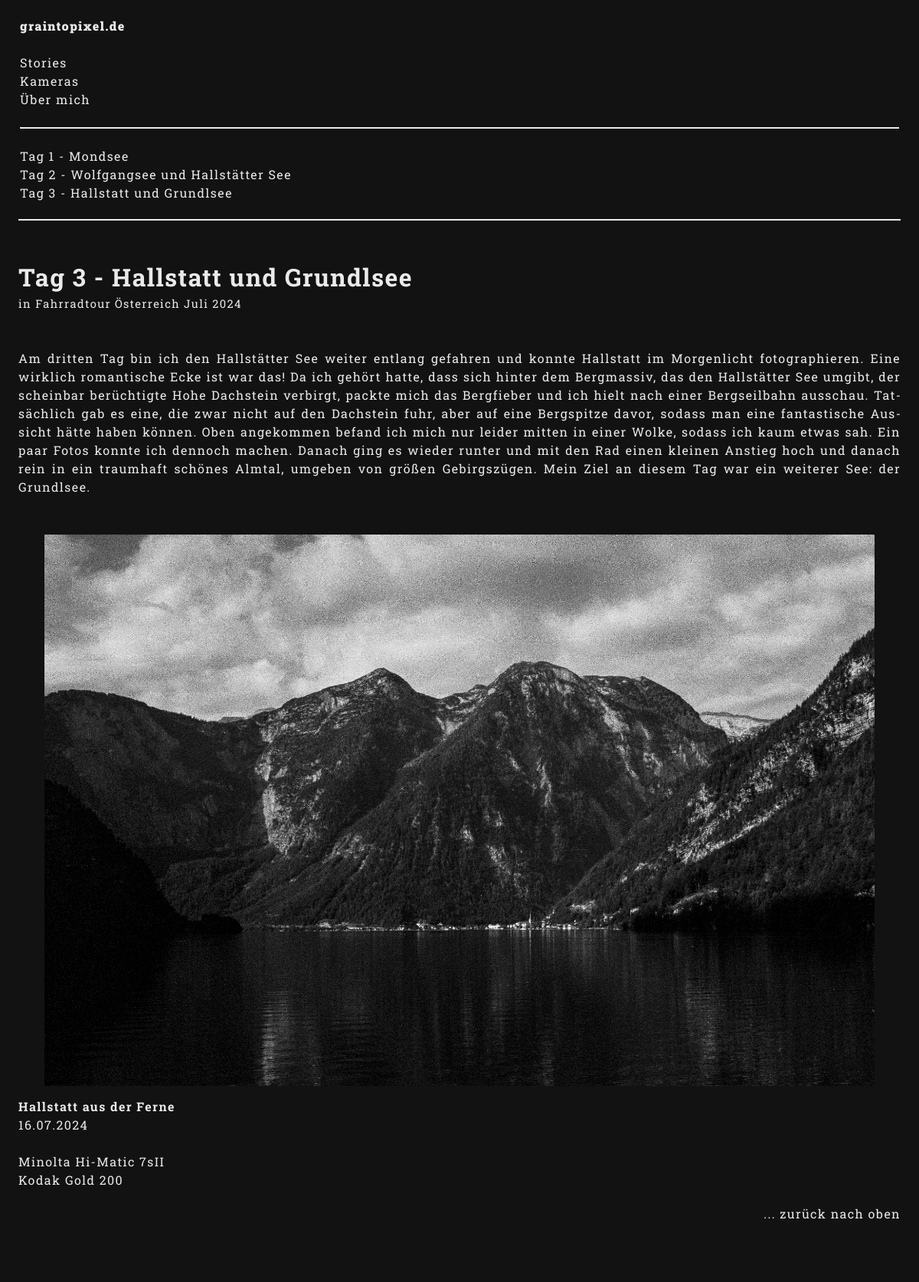
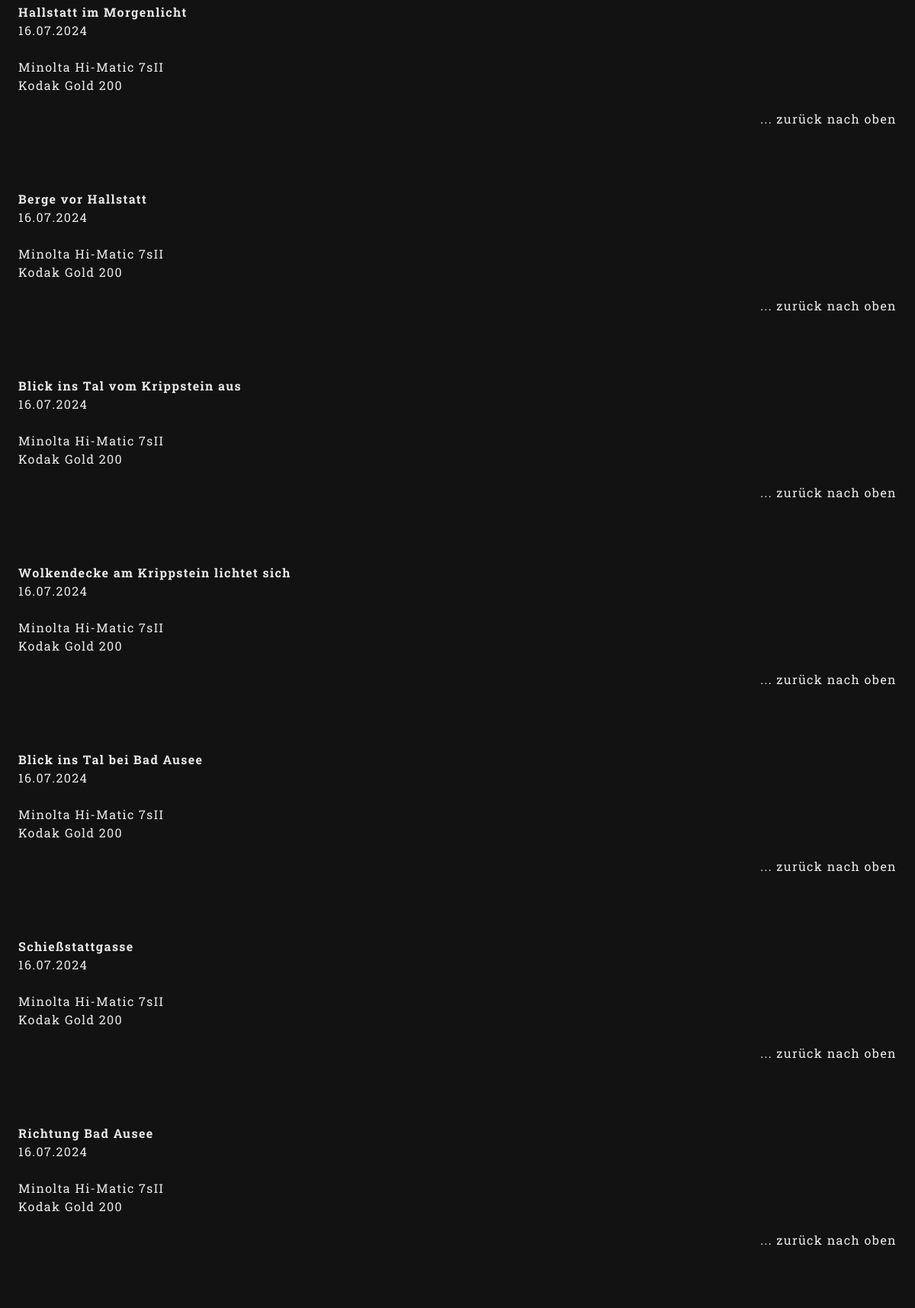
Screenshot of /story/1/article/15 (upper part) with the database file from the repository (2 pictures, top to bottom).
### posts/models.py (models this page shows, shortened)
class Category(models.Model):
    title = models.CharField(max_length=5000)

class Article(models.Model):
    html_template = models.CharField(max_length=5000,  blank=True, choices=[
        ('article_template01.html', 'Story, links Text, rechts Bilder'),
        ('article_template02.html', 'Artikel, links Text, rechts Bilder'),
        ('article_template03.html', 'Artikel, Text, Bild, Tabelle'),
    ])
    category = models.ForeignKey(Category, on_delete=models.CASCADE, null=True, blank=True)
    title = models.CharField(max_length=5000)
    intro_text = RichTextField(null=True, blank=True)
    seperated_texts = models.TextField(max_length=1000000, null=True, blank=True)
    images = models.ManyToManyField(Image, through='ArticleImage', related_name='articles')
    author = models.CharField(max_length=5000, default='Oskar Antretter', null=True)
    created_at = models.DateTimeField(default=datetime.now, blank=True)
    updated_at = models.DateTimeField(default=datetime.now, blank=True)

class Story(models.Model):
    title = models.CharField(max_length=5000, null=True, blank=True)
    first_chapter = models.ForeignKey(Article, on_delete=models.CASCADE, null=True, blank=True)
    chapters = models.ManyToManyField(Article, related_name='articles', null=True, blank=True)

class ArticleImage(models.Model):
    article = models.ForeignKey(Article, on_delete=models.CASCADE)
    image = models.ForeignKey(Image, on_delete=models.CASCADE)
    order = models.PositiveIntegerField(default=0)
    class Meta:
        ordering = ['order']

class Image(models.Model):
    image_file = models.ImageField(upload_to='media/', null=True)
    title = models.CharField(max_length=5000)
    author = models.CharField(max_length=5000, default='Oskar Antretter', null=True)
    date_shot = models.DateTimeField(default=datetime.now, blank=True)
    place = models.CharField(max_length=5000, null=True, blank=True)
    film = models.ForeignKey(Film, on_delete=models.CASCADE, null=True, blank=True)
    camera = models.ForeignKey(Camera, on_delete=models.CASCADE, null=True, blank=True)
    lens = models.ForeignKey(Lens, on_delete=models.CASCADE, null=True, blank=True)
    scanner = models.ForeignKey(Scanner, on_delete=models.CASCADE, null=True, blank=True)
    notes = models.TextField(max_length=1000000, null=True, blank=True)

class Camera(models.Model):
    title = models.CharField(max_length=100, null=True, blank=True)
    manufacturer = models.CharField(max_length=100, null=True, blank=True)
    series = models.CharField(max_length=100, null=True, blank=True)
    variant = models.CharField(max_length=100, null=True, blank=True)
    first_production = models.CharField(max_length=4, null=True, blank=True)
    last_production = models.CharField(max_length=4, null=True, blank=True)
    view_finder_type = models.CharField(max_length=100, null=True, blank=True, choices=[
        ('SLR', 'SLR'),
        ('Messsucher', 'Messsucher'),
        ('elektrisch','elektrisch')
    ])
    lens_type = models.CharField(max_length=100, null=True, blank=True, choices=[
        ('festverbaut', 'festverbaut'),
        ('austauschbar', 'austauschbar')
    ])
    lens = models.ForeignKey(Lens, on_delete=models.CASCADE, null=True, blank=True)
    lens_socket = models.CharField(max_length=100, null=True, blank=True)
    modes = models.CharField(max_length=100, null=True, blank=True, choices=[
        ('Vollautomatisch', 'Vollautomatisch'),
        ('Programm','Programm'),
        ('Blendenautomatik', 'Blendenautomatik'),
        ('Belichtungsautomatik', 'Belichtungsautomatik'),
        ('Manuell', 'Manuell'),
        ('Belichtungsautomatik und vollautomatisch', 'Belichtungsautomatik und vollautomatisch'),
        ('Blendenautomatik und Vollautomatisch', 'Blendenautomatik und vollautomatisch'),
    ])
    lightmeter_type = models.CharField(max_length=50, null=True, blank=True)
    min_shutter_speed = models.CharField(max_length=50, null=True, blank=True)
    max_shutter_speed = models.CharField(max_length=50, null=True, blank=True)
    bulb = models.BooleanField(default=True)
    film_size = models.CharField(max_length=100, null=True, blank=True, choices=[
        ('Kleinbild', 'Kleinbild'),
        ('Mittelbild', 'Mittelbild'),
        ('Großbild', 'Großbild'),
    ])
    iso_setting = models.CharField(max_length=100, null=True, blank=True, choices=[
        ('manuell', 'manuell'),
        ('automatisch', 'automatisch'),
        ('manuellundautomatisch', 'manuell und automatisch'),
    ])
    film_transport = models.CharField(max_length=100, null=True, blank=True, choices=[
        ('manuell', 'manuell'),
        ('elektrisch', 'elektrisch')
    ])
    min_iso = models.IntegerField( null=True, blank=True)
    max_iso = models.IntegerField( null=True, blank=True)
    accessories = models.CharField(max_length=5000, null=True, blank=True)
    height = models.IntegerField( null=True, blank=True)
    width = models.IntegerField( null=True, blank=True)
    depth = models.IntegerField( null=True, blank=True)
    weight = models.IntegerField( null=True, blank=True)
    build_material = models.CharField(max_length=5000, null=True, blank=True)
    color_variants = models.CharField(max_length=5000, null=True, blank=True)
    battery = models.CharField(max_length=5000, null=True, blank=True)
    successor = models.ForeignKey('self', related_name='successors', null=True, blank=True, on_delete=models.CASCADE)
    predecessor = models.ForeignKey('self', related_name='predecessors', null=True, blank=True, on_delete=models.CASCADE)
    similar_cameras = models.ManyToManyField('self', null=True, blank=True, related_name='similar_cameras')
    related_cameras = models.ManyToManyField('self', null=True, blank=True, related_name='related_cameras')

class Film(models.Model):
    title = models.CharField(max_length=5000, null=True, blank=True)
    iso = models.IntegerField(null=True, blank=True)
    manufacturer = models.CharField(max_length=5000, null=True, blank=True)
    first_production = models.DateTimeField(default=datetime.now, blank=True)

### posts/views.py (the view)
# urls.py: path('story/<str:spk>/article/<str:pk>', views.story_article, name='story_article'),
def story_article(request, pk, spk):
    story = Story.objects.get(id=spk)
    categories = Category.objects.all()
    article = Article.objects.get(id=pk) # holt den Artikel mit der entsprechenden ID die im Link stand
    articleLinkers = ArticleLinker.objects.all()
    return render(request, article.html_template, {
        'article': article,
        'story': story,
        'linkers': articleLinkers,
        'categories': categories,
    })

### templates/article_template01.html (shortened to what this page needs)
{%load static%}
<!DOCTYPE html>
<html lang="de">
<head>
    <link rel="stylesheet" href="{% static 'css/style.css' %}">
</head>
<body>
    <div class="wrapper">
        <div class="menu-section">
            <table>
                <tr>
                    <td class="main-nav">
                        <div>
                            <nav>
                                <a class="bold-text" href="/">graintopixel.de</a><br>
                                <br>
                                <a href="/category/stories">Stories</a><br>
                                {% for category in categories %}
                                <a href="/category/{{category.title}}">{{category.title}}</a><br>
                                {% endfor %}
                                <br>
                                <div class="sub-nav-div">
                                    <br>
                                    {% for chapter in story.chapters.all %}
                                    <a href="/story/{{story.id}}/article/{{chapter.id}}">{{chapter.title}}</a><br>
                                    {% endfor %}
                                </div>
                            </nav>
                        </div>
                    </td>
                </tr>
            </table>
        </div>
        <div class="content-section">
            <div class="content-intro">
                <h1>{{article.title}}</h1>
                <h1 class="story-title">in {{story.title}}</h1><br>
                <br>
                <p>
                    {{article.intro_text|safe}}
                </p>
            </div>
            {% for image in article.articleimage_set.all %}
            <div class ="image-text-bundle">
                <div class="image-section">
                    <img onclick="toggleOverlay(event)" loading="lazy" class="image" src="{{image.image.image_file.url}}" alt="">
                </div>
                <div class ="text-section">
                    <article>
                        <p>
                            <h4>{{image.image.title}}</h4>
                            {{image.image.date_shot|date:"d.m.Y"}}<br>
                            <br>
                            {% for link in linkers %}
                                {% if link.camera.id == image.image.camera.id %}
                                    <a href="/category/Kameras/article/{{link.article.id}}">{{image.image.camera.title}}</a>
                                {% elif forloop.counter == linkers.count %}
                                    {{image.image.camera.title}}
                                {% endif %}
                            {% endfor %}
                            <br>
                            {% for link in linkers %}
                                {% if linker.film.id == image.image.film.id %}
                                    <a href="/category/Filme/article/{{link.article.id}}">{{image.image.film.title}}</a>
                                {% elif forloop.counter == linkers.count %}
                                    {{image.image.film.title}}
                                {% endif %}
                            {% endfor %}
                        </p>
                    </article>
                    <a href="#" class="return-link">... zurück nach oben</a>
                </div>
            </div>
            {% endfor %}
        </div>
    </div>
</body>
</html>

### static/css/style.css (style rules this page uses)
:root { --c-background: #121212; --c-font: #eaeaea; --c-linksHover: #ffa42e; --c-decoration: #eaeaea; --font: "Roboto Slab"; --font-wheight: 400; --line-height: 1.5; --letter-spacing: 1.4px; --word-spacing: normal; }
* { margin: 0; padding: 0; scrollbar-color: var(--c-font) #eaeaea00; scrollbar-width: thin; }
body { background-color: var(--c-background); color: var(--c-font); font-size: 12pt; line-height: var(--line-height); font-family: var(--font); font-weight: var(--font-wheight); letter-spacing: var(--letter-spacing); word-spacing: var(--word-spacing); }
.wrapper { width: 96vw; display: flex; flex-wrap: wrap; margin-left: 15px; margin-right: 15px; height: 95vh; margin: 0 auto; margin-top: 20px; align-content: start; }
.content-section { width: 100%; height: auto; }
.menu-section { width: 100%; border-bottom: 2px solid var(--c-decoration); margin-bottom: 50px; height: fit-content; box-sizing: border-box; }
.sub-nav-div { border-top: 2px solid var(--c-decoration); padding-bottom: 20px; }
.image-text-bundle { width: 100%; padding-bottom: 50px; }
.text-section { width: 100%; margin: 0 auto; padding-bottom: 40px; hyphens: auto; }
article { padding-bottom: 20px; }
article p { text-align: justify; line-height: 1.2; }
.return-link { text-decoration: none; float: right; }
.story-title { font-size: 11pt; font-weight: 400; }
.image-section { width: 96vw; padding-bottom: 15px; }
.image { max-height: 90vh; max-width: 100%; display: flex; margin: 0 auto; pointer-events: none; }
a { color: var(--c-font); text-decoration: none; }
.bold-text { font-weight: 1000; }
.content-intro { text-align: justify; height: fit-content; padding-bottom: 50px; hyphens: auto; }
table { width: 100%; }

### rows the page displays
Category: title "Kameras"
Category: title "Über mich"
Article: title "Tag 1 - Mondsee"
Article: title "Tag 2 - Wolfgangsee und Hallstätter See"
Article: title "Tag 3 - Hallstatt und Grundlsee", intro_text "Am dritten Tag bin ich den Hallstätter See weiter entlang gefahren und konnte Hallstatt im Morgenlicht fotographieren. Eine wirklich romantische Ecke ist war das! Da ich gehört hatte, dass sich hinter dem Bergmassiv, das den Hallstätter See umgibt, der scheinbar berüchtigte Hohe Dachstein verbirgt, packte mich das Bergfieber und ich hielt nach einer Bergseilbahn ausschau. Tatsächlich gab es eine, die zwar nicht auf den Dachstein fuhr, aber auf eine Bergspitze davor, sodass man eine fantastische Aussicht hätte haben können. Oben angekommen befand ich mich nur leider mitten in einer Wolke, sodass ich kaum etwas sah. Ein paar Fotos konnte ich dennoch machen. Danach ging es wieder runter und…"
Story: title "Fahrradtour Österreich Juli 2024"
ArticleImage: image.image_file (picture), image "Hallstatt aus der Ferne", image.date_shot "16.07.2024", image.camera "Minolta Hi-Matic 7sII", image.film "Kodak Gold 200"
ArticleImage: image "Hallstatt im Morgenlicht", image.date_shot "16.07.2024", image.camera "Minolta Hi-Matic 7sII", image.film "Kodak Gold 200"
ArticleImage: image "Berge vor Hallstatt", image.date_shot "16.07.2024", image.camera "Minolta Hi-Matic 7sII", image.film "Kodak Gold 200"
ArticleImage: image "Blick ins Tal vom Krippstein aus", image.date_shot "16.07.2024", image.camera "Minolta Hi-Matic 7sII", image.film "Kodak Gold 200"
ArticleImage: image "Wolkendecke am Krippstein lichtet sich", image.date_shot "16.07.2024", image.camera "Minolta Hi-Matic 7sII", image.film "Kodak Gold 200"
ArticleImage: image "Blick ins Tal bei Bad Ausee", image.date_shot "16.07.2024", image.camera "Minolta Hi-Matic 7sII", image.film "Kodak Gold 200"
ArticleImage: image "Schießstattgasse", image.date_shot "16.07.2024", image.camera "Minolta Hi-Matic 7sII", image.film "Kodak Gold 200"
ArticleImage: image "Richtung Bad Ausee", image.date_shot "16.07.2024", image.camera "Minolta Hi-Matic 7sII", image.film "Kodak Gold 200"
